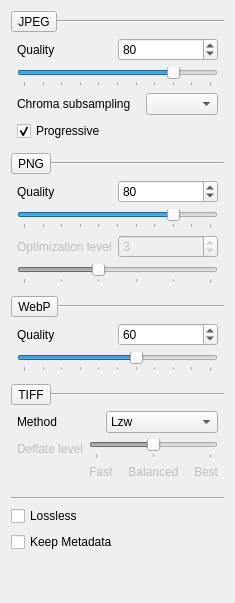
                   <widget class="QWidget" name="byQuality_StackedWidgetPage">
                    <layout class="QVBoxLayout" name="verticalLayout_7">
                     <item>
                      <layout class="QGridLayout" name="JPEGOptionsToggler_GridLayout">
                       <property name="spacing">
                        <number>0</number>
                       </property>
                       <item row="0" column="1">
                        <widget class="Line" name="JPEGToggle_HLine">
                         <property name="orientation">
                          <enum>Qt::Orientation::Horizontal</enum>
                         </property>
                        </widget>
                       </item>
                       <item row="0" column="0">
                        <widget class="QCollapseToolButton" name="JPEGToggle_ToolButton">
                         <property name="text">
                          <string>JPEG</string>
                         </property>
                        </widget>
                       </item>
                       <item row="1" column="0" colspan="2">
                        <widget class="QFrame" name="JPEGOptions_Frame">
                         <layout class="QGridLayout" name="gridLayout_2">
                          <property name="leftMargin">
                           <number>6</number>
                          </property>
                          <property name="topMargin">
                           <number>6</number>
                          </property>
                          <property name="rightMargin">
                           <number>6</number>
                          </property>
                          <property name="bottomMargin">
                           <number>6</number>
                          </property>
                          <item row="0" column="0">
                           <widget class="QLabel" name="JPEGQuality_Label">
                            <property name="text">
                             <string>Quality</string>
                            </property>
                           </widget>
                          </item>
                          <item row="0" column="1">
                           <widget class="QSpinBox" name="JPEGQuality_SpinBox">
                            <property name="sizePolicy">
                             <sizepolicy hsizetype="Maximum" vsizetype="Fixed">
                              <horstretch>0</horstretch>
                              <verstretch>0</verstretch>
                             </sizepolicy>
                            </property>
                            <property name="minimumSize">
                             <size>
                              <width>100</width>
                              <height>0</height>
                             </size>
                            </property>
                            <property name="readOnly">
                             <bool>false</bool>
                            </property>
                            <property name="maximum">
                             <number>100</number>
                            </property>
                            <property name="value">
                             <number>80</number>
                            </property>
                           </widget>
                          </item>
                          <item row="1" column="0" colspan="2">
                           <widget class="QSlider" name="JPEGQuality_Slider">
                            <property name="minimum">
                             <number>0</number>
                            </property>
                            <property name="maximum">
                             <number>100</number>
                            </property>
                            <property name="value">
                             <number>80</number>
                            </property>
                            <property name="orientation">
                             <enum>Qt::Orientation::Horizontal</enum>
                            </property>
                            <property name="tickPosition">
                             <enum>QSlider::TickPosition::TicksBelow</enum>
                            </property>
                            <property name="tickInterval">
                             <number>10</number>
                            </property>
                           </widget>
                          </item>
                          <item row="2" column="0" colspan="2">
                           <layout class="QHBoxLayout" name="horizontalLayout">
                            <item>
                             <widget class="QLabel" name="JPEGChromaSubsampling_Label">
                              <property name="text">
                               <string>Chroma subsampling</string>
                              </property>
                             </widget>
                            </item>
                            <item>
                             <widget class="QComboBox" name="JPEGChromaSubsampling_ComboBox">
                              <property name="sizePolicy">
                               <sizepolicy hsizetype="Maximum" vsizetype="Fixed">
                                <horstretch>0</horstretch>
                                <verstretch>0</verstretch>
                               </sizepolicy>
                              </property>
                             </widget>
                            </item>
                           </layout>
                          </item>
                          <item row="3" column="0">
                           <widget class="QCheckBox" name="JPEGProgressive_CheckBox">
                            <property name="text">
                             <string>Progressive</string>
                            </property>
                            <property name="checked">
                             <bool>true</bool>
                            </property>
                           </widget>
                          </item>
                         </layout>
                        </widget>
                       </item>
                      </layout>
                     </item>
                     <item>
                      <layout class="QGridLayout" name="PNGOptionsToggler_GridLayout">
                       <property name="spacing">
                        <number>0</number>
                       </property>
                       <item row="0" column="1">
                        <widget class="Line" name="PNGToggle_HLine">
                         <property name="orientation">
                          <enum>Qt::Orientation::Horizontal</enum>
                         </property>
                        </widget>
                       </item>
                       <item row="0" column="0">
                        <widget class="QCollapseToolButton" name="PNGToggle_ToolButton">
                         <property name="text">
                          <string>PNG</string>
                         </property>
                        </widget>
                       </item>
                       <item row="1" column="0" colspan="2">
                        <widget class="QFrame" name="PNGOptions_Frame">
                         <layout class="QGridLayout" name="gridLayout">
                          <property name="leftMargin">
                           <number>6</number>
                          </property>
                          <property name="topMargin">
                           <number>6</number>
                          </property>
                          <property name="rightMargin">
                           <number>6</number>
                          </property>
                          <property name="bottomMargin">
                           <number>6</number>
                          </property>
                          <property name="spacing">
                           <number>6</number>
                          </property>
                          <item row="4" column="0" colspan="2">
                           <widget class="QSlider" name="PNGOptimizationLevel_Slider">
                            <property name="enabled">
                             <bool>false</bool>
                            </property>
                            <property name="minimum">
                             <number>1</number>
                            </property>
                            <property name="maximum">
                             <number>6</number>
                            </property>
                            <property name="pageStep">
                             <number>1</number>
                            </property>
                            <property name="value">
                             <number>3</number>
                            </property>
                            <property name="orientation">
                             <enum>Qt::Orientation::Horizontal</enum>
                            </property>
                            <property name="tickPosition">
                             <enum>QSlider::TickPosition::TicksBelow</enum>
                            </property>
                           </widget>
                          </item>
                          <item row="3" column="1">
                           <widget class="QSpinBox" name="PNGOptimizationLevel_SpinBox">
                            <property name="enabled">
                             <bool>false</bool>
                            </property>
                            <property name="sizePolicy">
                             <sizepolicy hsizetype="Maximum" vsizetype="Fixed">
                              <horstretch>0</horstretch>
                              <verstretch>0</verstretch>
                             </sizepolicy>
                            </property>
                            <property name="minimumSize">
                             <size>
                              <width>100</width>
                              <height>0</height>
                             </size>
                            </property>
                            <property name="buttonSymbols">
                             <enum>QAbstractSpinBox::ButtonSymbols::UpDownArrows</enum>
                            </property>
                            <property name="minimum">
                             <number>1</number>
                            </property>
                            <property name="maximum">
                             <number>6</number>
                            </property>
                            <property name="value">
                             <number>3</number>
                            </property>
                           </widget>
                          </item>
                          <item row="2" column="0" colspan="2">
                           <widget class="QSlider" name="PNGQuality_Slider">
                            <property name="maximum">
                             <number>100</number>
                            </property>
                            <property name="value">
                             <number>80</number>
                            </property>
                            <property name="orientation">
                             <enum>Qt::Orientation::Horizontal</enum>
                            </property>
                            <property name="tickPosition">
                             <enum>QSlider::TickPosition::TicksBelow</enum>
                            </property>
                            <property name="tickInterval">
                             <number>10</number>
                            </property>
                           </widget>
                          </item>
                          <item row="3" column="0">
                           <widget class="QLabel" name="PNGOptimizationLevel_Label">
                            <property name="enabled">
                             <bool>false</bool>
                            </property>
                            <property name="text">
                             <string>Optimization level</string>
                            </property>
                           </widget>
                          </item>
                          <item row="1" column="0">
                           <widget class="QLabel" name="PNGQuality_Label">
                            <property name="text">
                             <string>Quality</string>
                            </property>
                           </widget>
                          </item>
                          <item row="1" column="1">
                           <widget class="QSpinBox" name="PNGQuality_SpinBox">
                            <property name="sizePolicy">
                             <sizepolicy hsizetype="Maximum" vsizetype="Fixed">
                              <horstretch>0</horstretch>
                              <verstretch>0</verstretch>
                             </sizepolicy>
                            </property>
                            <property name="minimumSize">
                             <size>
                              <width>100</width>
                              <height>0</height>
                             </size>
                            </property>
                            <property name="maximum">
                             <number>100</number>
                            </property>
                            <property name="value">
                             <number>80</number>
                            </property>
                           </widget>
                          </item>
                         </layout>
                        </widget>
                       </item>
                      </layout>
                     </item>
                     <item>
                      <layout class="QGridLayout" name="WebPOptionsToggler_GridLayout">
                       <property name="spacing">
                        <number>0</number>
                       </property>
                       <item row="0" column="0">
                        <widget class="QCollapseToolButton" name="WebPToggle_ToolButton">
                         <property name="text">
                          <string>WebP</string>
                         </property>
                        </widget>
                       </item>
                       <item row="0" column="1">
                        <widget class="Line" name="WebPToggle_HLine">
                         <property name="orientation">
                          <enum>Qt::Orientation::Horizontal</enum>
                         </property>
                        </widget>
                       </item>
                       <item row="1" column="0" colspan="2">
                        <widget class="QFrame" name="WebPOptions_Frame">
                         <layout class="QGridLayout" name="gridLayout_3">
                          <property name="leftMargin">
                           <number>6</number>
                          </property>
                          <property name="topMargin">
                           <number>6</number>
                          </property>
                          <property name="rightMargin">
                           <number>6</number>
                          </property>
                          <property name="bottomMargin">
                           <number>6</number>
                          </property>
                          <item row="0" column="0">
                           <widget class="QLabel" name="WebPQuality_Label">
                            <property name="text">
                             <string>Quality</string>
                            </property>
                           </widget>
                          </item>
                          <item row="0" column="1">
                           <widget class="QSpinBox" name="WebPQuality_SpinBox">
                            <property name="sizePolicy">
                             <sizepolicy hsizetype="Maximum" vsizetype="Fixed">
                              <horstretch>0</horstretch>
                              <verstretch>0</verstretch>
                             </sizepolicy>
                            </property>
                            <property name="minimumSize">
                             <size>
                              <width>100</width>
                              <height>0</height>
                             </size>
                            </property>
                            <property name="readOnly">
                             <bool>false</bool>
                            </property>
                            <property name="maximum">
                             <number>100</number>
                            </property>
                            <property name="value">
                             <number>60</number>
                            </property>
                           </widget>
                          </item>
                          <item row="1" column="0" colspan="2">
                           <widget class="QSlider" name="WebPQuality_Slider">
                            <property name="minimum">
                             <number>0</number>
                            </property>
                            <property name="maximum">
                             <number>100</number>
                            </property>
                            <property name="value">
                             <number>60</number>
                            </property>
                            <property name="orientation">
                             <enum>Qt::Orientation::Horizontal</enum>
                            </property>
                            <property name="tickPosition">
                             <enum>QSlider::TickPosition::TicksBelow</enum>
                            </property>
                            <property name="tickInterval">
                             <number>10</number>
                            </property>
                           </widget>
                          </item>
                         </layout>
                        </widget>
                       </item>
                      </layout>
                     </item>
                     <item>
                      <layout class="QGridLayout" name="TIFFOptionsToggler_GridLayout">
                       <property name="spacing">
                        <number>0</number>
                       </property>
                       <item row="0" column="0">
                        <widget class="QCollapseToolButton" name="TIFFToggle_ToolButton">
                         <property name="text">
                          <string>TIFF</string>
                         </property>
                        </widget>
                       </item>
                       <item row="0" column="1">
                        <widget class="Line" name="TIFFToggle_HLine">
                         <property name="orientation">
                          <enum>Qt::Orientation::Horizontal</enum>
                         </property>
                        </widget>
                       </item>
                       <item row="1" column="0" colspan="2">
                        <widget class="QFrame" name="TIFFOptions_Frame">
                         <layout class="QGridLayout" name="gridLayout_5">
                          <property name="leftMargin">
                           <number>6</number>
                          </property>
                          <property name="topMargin">
                           <number>6</number>
                          </property>
                          <property name="rightMargin">
                           <number>6</number>
                          </property>
                          <property name="bottomMargin">
                           <number>6</number>
                          </property>
                          <item row="1" column="0" colspan="2">
                           <widget class="QWidget" name="TIFFDeflateLevelContainer_Widget" native="true">
                            <property name="enabled">
                             <bool>false</bool>
                            </property>
                            <layout class="QGridLayout" name="gridLayout_6">
                             <property name="leftMargin">
                              <number>0</number>
                             </property>
                             <property name="topMargin">
                              <number>0</number>
                             </property>
                             <property name="rightMargin">
                              <number>0</number>
                             </property>
                             <property name="bottomMargin">
                              <number>0</number>
                             </property>
                             <item row="1" column="3">
                              <widget class="QLabel" name="TIFFDeflateLevelBest_Label">
                               <property name="text">
                                <string>Best</string>
                               </property>
                               <property name="alignment">
                                <set>Qt::AlignmentFlag::AlignRight|Qt::AlignmentFlag::AlignTrailing|Qt::AlignmentFlag::AlignVCenter</set>
                               </property>
                              </widget>
                             </item>
                             <item row="0" column="0">
                              <widget class="QLabel" name="TIFFDeflateLevel_Label">
                               <property name="text">
                                <string>Deflate level</string>
                               </property>
                              </widget>
                             </item>
                             <item row="1" column="2">
                              <widget class="QLabel" name="TIFFDeflateLevelBalanced_Label">
                               <property name="text">
                                <string>Balanced</string>
                               </property>
                               <property name="alignment">
                                <set>Qt::AlignmentFlag::AlignCenter</set>
                               </property>
                              </widget>
                             </item>
                             <item row="1" column="1">
                              <widget class="QLabel" name="TIFFDeflateLevelFast_Label">
                               <property name="text">
                                <string>Fast</string>
                               </property>
                              </widget>
                             </item>
                             <item row="0" column="1" colspan="3">
                              <widget class="QSlider" name="TIFFDeflateLevel_Slider">
                               <property name="minimum">
                                <number>1</number>
                               </property>
                               <property name="maximum">
                                <number>3</number>
                               </property>
                               <property name="pageStep">
                                <number>1</number>
                               </property>
                               <property name="value">
                                <number>2</number>
                               </property>
                               <property name="orientation">
                                <enum>Qt::Orientation::Horizontal</enum>
                               </property>
                               <property name="tickPosition">
                                <enum>QSlider::TickPosition::TicksBelow</enum>
                               </property>
                              </widget>
                             </item>
                            </layout>
                           </widget>
                          </item>
                          <item row="0" column="1">
                           <widget class="QComboBox" name="TIFFCompressionMethod_ComboBox">
                            <property name="sizePolicy">
                             <sizepolicy hsizetype="Maximum" vsizetype="Fixed">
                              <horstretch>0</horstretch>
                              <verstretch>0</verstretch>
                             </sizepolicy>
                            </property>
                            <property name="currentIndex">
                             <number>1</number>
                            </property>
                            <item>
                             <property name="text">
                              <string>Uncompressed</string>
                             </property>
                            </item>
                            <item>
                             <property name="text">
                              <string notr="true">Lzw</string>
                             </property>
                            </item>
                            <item>
                             <property name="text">
                              <string notr="true">Deflate</string>
                             </property>
                            </item>
                            <item>
                             <property name="text">
                              <string notr="true">Packbits</string>
                             </property>
                            </item>
                           </widget>
                          </item>
                          <item row="0" column="0">
                           <widget class="QLabel" name="TIFFCompressionMethod_Label">
                            <property name="text">
                             <string>Method</string>
                            </property>
                           </widget>
                          </item>
                         </layout>
                        </widget>
                       </item>
                      </layout>
                     </item>
                     <item>
                      <widget class="QWidget" name="qualityContainer_Widget" native="true">
                       <layout class="QVBoxLayout" name="verticalLayout_6">
                        <property name="leftMargin">
                         <number>0</number>
                        </property>
                        <property name="topMargin">
                         <number>0</number>
                        </property>
                        <property name="rightMargin">
                         <number>0</number>
                        </property>
                        <property name="bottomMargin">
                         <number>0</number>
                        </property>
                       </layout>
                      </widget>
                     </item>
                     <item>
                      <widget class="Line" name="generalOptions_HLine">
                       <property name="orientation">
                        <enum>Qt::Orientation::Horizontal</enum>
                       </property>
                      </widget>
                     </item>
                     <item>
                      <widget class="QCheckBox" name="lossless_CheckBox">
                       <property name="text">
                        <string>Lossless</string>
                       </property>
                       <property name="iconSize">
                        <size>
                         <width>16</width>
                         <height>16</height>
                        </size>
                       </property>
                      </widget>
                     </item>
                     <item>
                      <widget class="QCheckBox" name="keepMetadata_CheckBox">
                       <property name="text">
                        <string>Keep Metadata</string>
                       </property>
                      </widget>
                     </item>
                     <item>
                      <spacer name="verticalSpacer">
                       <property name="orientation">
                        <enum>Qt::Orientation::Vertical</enum>
                       </property>
                       <property name="sizeHint" stdset="0">
                        <size>
                         <width>20</width>
                         <height>40</height>
                        </size>
                       </property>
                      </spacer>
                     </item>
                    </layout>
                   </widget>
